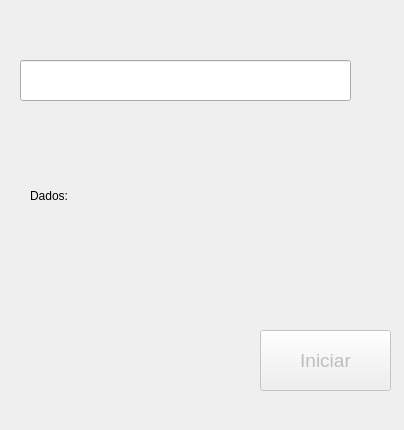
<?xml version="1.0" encoding="UTF-8"?>
<ui version="4.0">
 <class>Form</class>
 <widget class="QWidget" name="Form">
  <property name="geometry">
   <rect>
    <x>0</x>
    <y>0</y>
    <width>404</width>
    <height>430</height>
   </rect>
  </property>
  <property name="windowTitle">
   <string>Form</string>
  </property>
  <widget class="QLineEdit" name="lineEdit">
   <property name="geometry">
    <rect>
     <x>20</x>
     <y>60</y>
     <width>331</width>
     <height>41</height>
    </rect>
   </property>
   <property name="font">
    <font>
     <pointsize>14</pointsize>
    </font>
   </property>
   <property name="text">
    <string/>
   </property>
  </widget>
  <widget class="QLabel" name="label">
   <property name="geometry">
    <rect>
     <x>30</x>
     <y>150</y>
     <width>101</width>
     <height>91</height>
    </rect>
   </property>
   <property name="text">
    <string>Dados:</string>
   </property>
  </widget>
  <widget class="QPushButton" name="pushButton">
   <property name="enabled">
    <bool>false</bool>
   </property>
   <property name="geometry">
    <rect>
     <x>260</x>
     <y>330</y>
     <width>131</width>
     <height>61</height>
    </rect>
   </property>
   <property name="font">
    <font>
     <pointsize>14</pointsize>
    </font>
   </property>
   <property name="text">
    <string>Iniciar</string>
   </property>
  </widget>
 </widget>
 <resources/>
 <connections/>
</ui>
